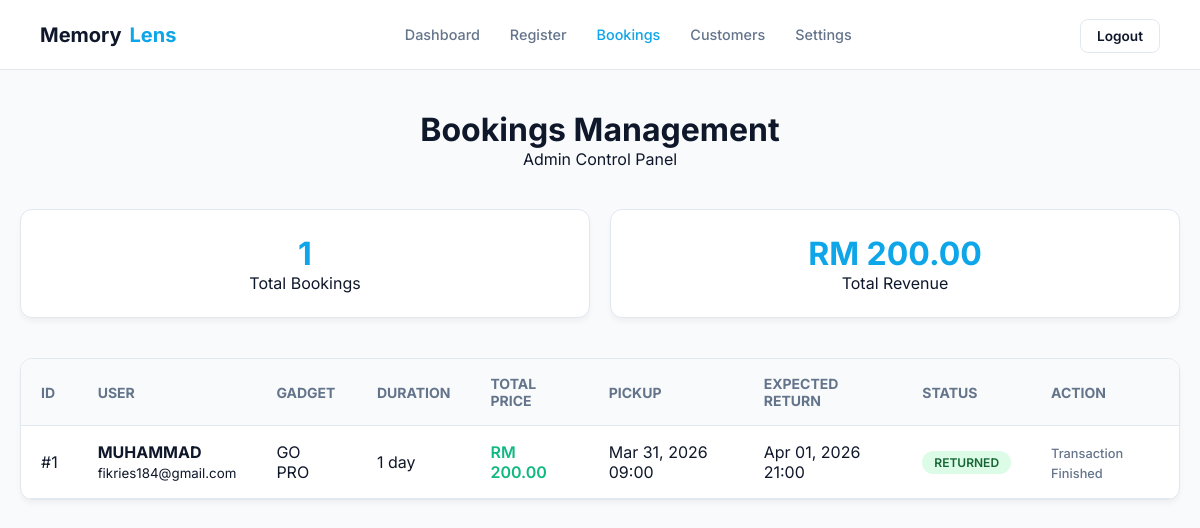
Before: /ADMIN/php/booking.php with the older database file.
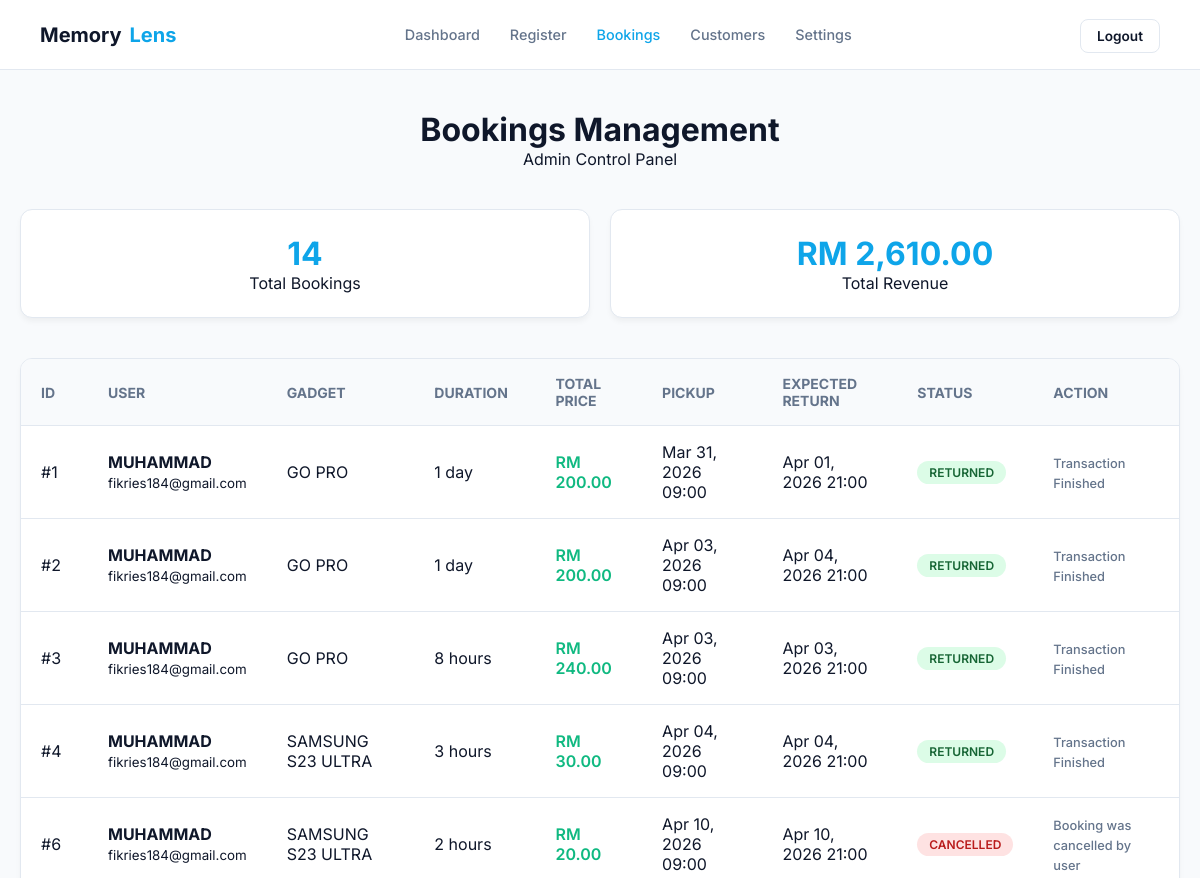
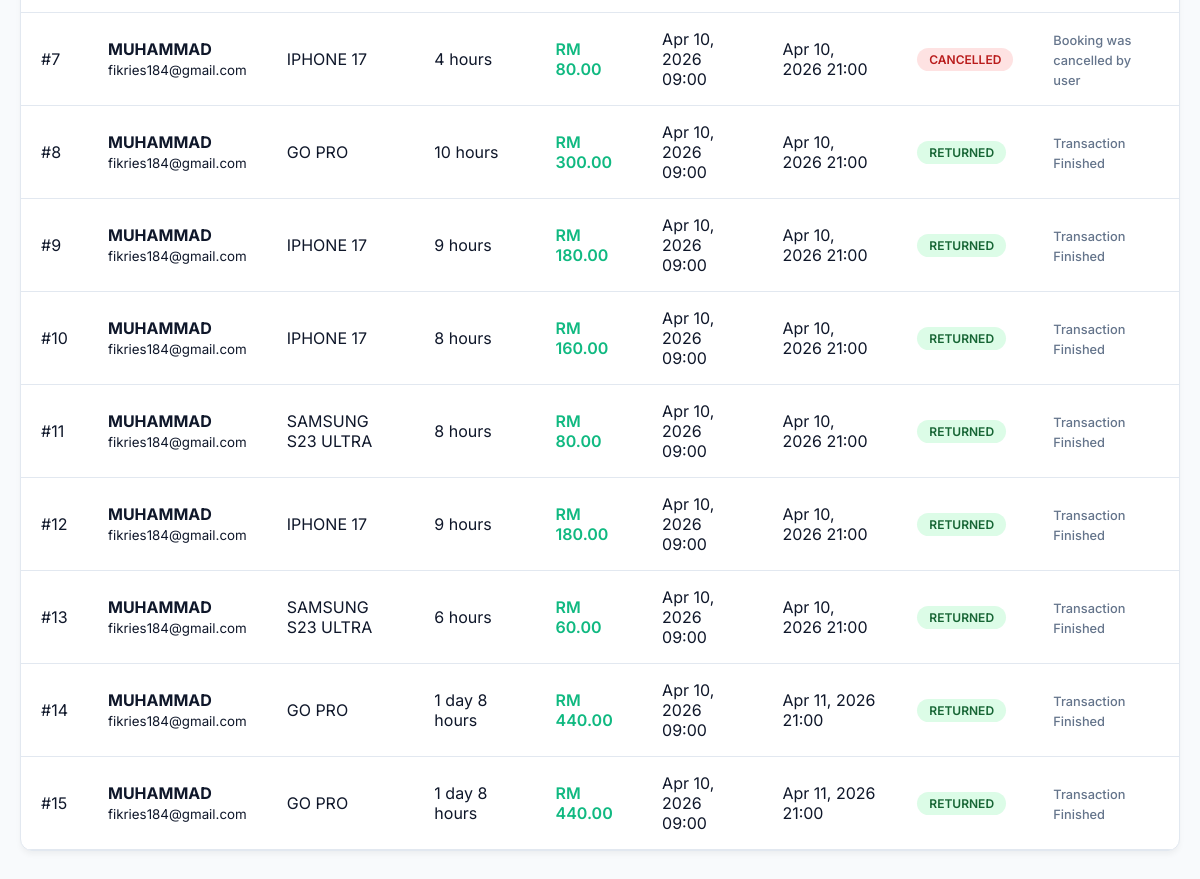
After: the same page with the newer database file (2 pictures, top to bottom).
### tables this page shows
CREATE TABLE `bookings` (
  `id` int(11) NOT NULL,
  `user_id` int(11) NOT NULL,
  `gadget_id` int(11) NOT NULL,
  `rental_date` date NOT NULL,
  `return_deadline` date NOT NULL,
  `days` int(11) NOT NULL DEFAULT 1,
  `hours` int(11) NOT NULL DEFAULT 0,
  `status` varchar(50) DEFAULT 'pending',
  `total_price` decimal(10,2) DEFAULT NULL,
  `deposit_paid` decimal(10,2) DEFAULT 0.00,
  `deposit_status` varchar(50) DEFAULT 'Pending',
  `late_fee` decimal(10,2) DEFAULT 0.00,
  `refund_amount` decimal(10,2) DEFAULT 0.00
);

CREATE TABLE `users` (
  `id` int(11) NOT NULL,
  `name` varchar(100) NOT NULL,
  `email` varchar(100) NOT NULL,
  `phone` varchar(20) NOT NULL,
  `address` text DEFAULT NULL,
  `password` varchar(255) NOT NULL,
  `role` varchar(50) DEFAULT 'user',
  `created_at` timestamp NOT NULL DEFAULT current_timestamp()
);

CREATE TABLE `register` (
  `id` int(11) NOT NULL,
  `name` varchar(255) NOT NULL,
  `price_day` decimal(10,2) NOT NULL,
  `price_hour` decimal(10,2) DEFAULT 0.00,
  `deposit_price` decimal(10,2) DEFAULT 0.00,
  `image` longtext DEFAULT NULL,
  `description` text DEFAULT NULL,
  `specs` text DEFAULT NULL,
  `stock` int(11) DEFAULT 0,
  `full_name` varchar(255) NOT NULL,
  `phone` varchar(20) NOT NULL,
  `address` text DEFAULT NULL,
  `user_id` int(11) DEFAULT NULL
);

### ADMIN/php/booking.php (the view, shortened to what this page needs)
<?php
$host = "localhost";
$user = "root";
$pass = "";
$dbname = "admin";
$conn = new mysqli($host, $user, $pass, $dbname);
function tableHasColumn($conn, $table, $column)
{
    $res = $conn->query("SHOW COLUMNS FROM $table LIKE '$column'");
    return $res && $res->num_rows > 0;
}
$hasActualReturn = tableHasColumn($conn, 'bookings', 'actual_return_time');
$query = "SELECT
    b.id,
    b.days,
    b.hours,
    b.total_price,
    b.rental_date,
    b.return_deadline,
    b.status,
    b.deposit_paid,
    b.deposit_status,
    b.late_fee" . ($hasActualReturn ? ",\n    b.actual_return_time" : "") . ",\n    u.name as user_name,\n    u.email as user_email,\n    r.name as gadget_name,\n    r.deposit_price as req_deposit\nFROM bookings b\nJOIN users u ON b.user_id = u.id\nJOIN register r ON b.gadget_id = r.id\nORDER BY b.id ASC";
$default_start_time = "09:00";
$default_end_time = "21:00";
function formatDateTimeWithBusinessHours($dateStr, $isReturnTime = false, $defaultStart = "09:00", $defaultEnd = "18:00") {
    $time = new DateTime($dateStr);
    $timeOnly = $time->format('H:i');
    if ($timeOnly === '00:00') {
        $displayTime = $isReturnTime ? $defaultEnd : $defaultStart;
    } else {
        $displayTime = $timeOnly;
    }
    return date('M d, Y', strtotime($dateStr)) . ' ' . $displayTime;
}
$result = $conn->query($query);
$bookings = [];
while ($row = $result->fetch_assoc()) {
    $bookings[] = $row;
}
?>
<!DOCTYPE html>
<html lang="en">
<head>
</head>
<body>
    <nav class="navbar">
        <a href="dashboard.php" class="nav-brand">Memory<span>Lens</span></a>
        <div class="nav-links">
            <a href="dashboard.php" class="nav-link">Dashboard</a>
            <a href="register.html" class="nav-link">Register</a>
            <a href="booking.php" class="nav-link active">Bookings</a>
            <a href="customer.php" class="nav-link">Customers</a>
            <a href="admin_settings.php" class="nav-link">Settings</a>
        </div>
        <div class="nav-actions">
            <a href="logout.php" class="btn-outline" style="text-decoration: none;">Logout</a>
        </div>
    </nav>
    <div class="container">
        <div class="page-header">
            <h1>Bookings Management</h1>
            <p>Admin Control Panel</p>
        </div>
        <div class="stats-grid">
            <div class="stat-card">
                <div class="stat-number"><?php echo count($bookings); ?></div>
                <div class="stat-label">Total Bookings</div>
            </div>
            <div class="stat-card">
                <div class="stat-number">RM <?php
                                            $total_revenue = 0;
                                            foreach ($bookings as $booking) {
                                                $total_revenue += $booking['total_price'];
                                            }
                                            echo number_format($total_revenue, 2);
                                            ?></div>
                <div class="stat-label">Total Revenue</div>
            </div>
        </div>
        <div class="bookings-table">
            <table>
                <thead>
                    <tr>
                        <th>ID</th>
                        <th>User</th>
                        <th>Gadget</th>
                        <th>Duration</th>
                        <th>Total Price</th>
                        <th>Pickup</th>
                        <th>Expected Return</th>
                        <th>Status</th>
                        <th>Action</th>
                    </tr>
                </thead>
                <tbody>
                    <?php foreach ($bookings as $booking): ?>
                        <tr>
                            <td>#<?php echo $booking['id']; ?></td>
                            <td>
                                <strong><?php echo htmlspecialchars($booking['user_name']); ?></strong><br>
                                <small><?php echo htmlspecialchars($booking['user_email']); ?></small>
                            </td>
                            <td><?php echo htmlspecialchars($booking['gadget_name']); ?></td>
                            <td>
                                <?php
                                $duration = "";
                                if ($booking['days'] > 0) {
                                    $duration .= $booking['days'] . " day" . ($booking['days'] != 1 ? "s" : "");
                                }
                                if ($booking['hours'] > 0) {
                                    if ($duration) $duration .= " ";
                                    $duration .= $booking['hours'] . " hour" . ($booking['hours'] != 1 ? "s" : "");
                                }
                                echo $duration ? $duration : "No duration";
                                ?>
                            </td>
                            <td style="color: var(--success); font-weight: 600;">
                                RM <?php echo number_format($booking['total_price'], 2); ?>
                            </td>
                            <td><?php echo formatDateTimeWithBusinessHours($booking['rental_date'], false, $default_start_time, $default_end_time); ?></td>
                            <td><?php echo formatDateTimeWithBusinessHours($booking['return_deadline'], true, $default_start_time, $default_end_time); ?></td>
                            <td>
                                <?php
                                $current_status = strtolower(trim($booking['status']));
                                if ($current_status == 'completed') {
                                    echo '<span class="status-badge status-completed">Returned</span>';
                                } elseif ($current_status == 'cancel' || $current_status == 'cancelled') {
                                    echo '<span class="status-badge status-cancel">Cancelled</span>';
                                } elseif ($current_status == 'returning') {
                                    echo '<span class="status-badge status-returning">Awaiting Refund</span>';
                                } elseif ($current_status == 'picked up') {
                                    echo '<span class="status-badge status-pickup">Picked Up</span>';
                                } else {
                                    echo '<span class="status-badge status-pending">Pending</span>';
                                }
                                ?>
                            </td>
                            <td>
                                <?php if ($current_status == 'cancel' || $current_status == 'cancelled'): ?>
                                    <span class="returned-text">Booking was cancelled by user</span>
                                <?php elseif ($current_status == 'completed'): ?>
                                    <span class="returned-text">Transaction Finished</span>
                                <?php endif; ?>
                            </td>
                        </tr>
                    <?php endforeach; ?>
                </tbody>
            </table>
        </div>
    </div>
</body>
</html>

### ADMIN/php/booking.php (style rules this page uses)
:root { --accent: #0ea5e9; --bg-body: #f8fafc; --bg-card: #ffffff; --border: #e2e8f0; --text-main: #0f172a; --text-dim: #64748b; --shadow: 0 4px 6px -1px rgb(0 0 0 / 0.05); --success: #10b981; --warning: #f59e0b; }
* { box-sizing: border-box; margin: 0; padding: 0; }
body { background-color: var(--bg-body); font-family: 'Inter', sans-serif; color: var(--text-main); min-height: 100vh; }
.navbar { background-color: var(--bg-card); border-bottom: 1px solid var(--border); padding: 0 40px; height: 70px; display: flex; align-items: center; justify-content: space-between; }
.nav-brand { font-size: 1.25rem; font-weight: 700; color: var(--text-main); text-decoration: none; display: flex; align-items: center; gap: 8px; }
.nav-brand span { color: var(--accent); }
.nav-links { display: flex; gap: 30px; align-items: center; }
.nav-link { text-decoration: none; color: var(--text-dim); font-size: 0.9rem; font-weight: 500; }
.nav-link.active { color: var(--accent); }
.btn-outline { padding: 8px 16px; border-radius: 8px; border: 1px solid var(--border); background: transparent; color: var(--text-main); font-size: 0.85rem; font-weight: 600; cursor: pointer; }
.container { max-width: 1400px; margin: 40px auto; padding: 0 20px; }
.page-header { text-align: center; margin-bottom: 40px; }
.stats-grid { display: grid; grid-template-columns: repeat(auto-fit, minmax(250px, 1fr)); gap: 20px; margin-bottom: 40px; }
.stat-card { background: var(--bg-card); border-radius: 12px; border: 1px solid var(--border); padding: 24px; text-align: center; box-shadow: var(--shadow); }
.stat-number { font-size: 2rem; font-weight: 700; color: var(--accent); }
.bookings-table { background: var(--bg-card); border-radius: 12px; border: 1px solid var(--border); box-shadow: var(--shadow); overflow: hidden; }
table { width: 100%; border-collapse: collapse; }
th, td { padding: 16px 20px; text-align: left; border-bottom: 1px solid var(--border); }
th { background: var(--bg-body); font-size: 0.875rem; text-transform: uppercase; color: var(--text-dim); }
.status-badge { display: inline-block; padding: 4px 12px; border-radius: 20px; font-size: 0.75rem; font-weight: 600; text-transform: uppercase; }
.status-completed { background: #dcfce7; color: #166534; }
.status-cancel { background: #fee2e2; color: #b91c1c; }
.returned-text { color: var(--text-dim); font-size: 0.8rem; font-weight: 500; }

Changed rows visible on the page:
added bookings: id "2", user.name "MUHAMMAD", user.email "fikries184@gmail.com", register.name "GO PRO", days "1 day", total_price "200.00", rental_date "Apr 03, 2026 09:00", return_deadline "Apr 04, 2026 21:00", status "RETURNED"
added bookings: id "3", user.name "MUHAMMAD", user.email "fikries184@gmail.com", register.name "GO PRO", hours "8 hours", total_price "240.00", rental_date "Apr 03, 2026 09:00", return_deadline+rental_date "Apr 03, 2026 21:00", status "RETURNED"
added bookings: id "4", user.name "MUHAMMAD", user.email "fikries184@gmail.com", register.name "SAMSUNG S23 ULTRA", hours "3 hours", total_price "30.00", rental_date "Apr 04, 2026 09:00", return_deadline+rental_date "Apr 04, 2026 21:00", status "RETURNED"
added bookings: id "6", user.name "MUHAMMAD", user.email "fikries184@gmail.com", register.name "SAMSUNG S23 ULTRA", hours "2 hours", total_price "20.00", rental_date "Apr 10, 2026 09:00", return_deadline+rental_date "Apr 10, 2026 21:00", status "CANCELLED"
added bookings: id "7", user.name "MUHAMMAD", user.email "fikries184@gmail.com", register.name "IPHONE 17", hours "4 hours", total_price "80.00", rental_date "Apr 10, 2026 09:00", return_deadline+rental_date "Apr 10, 2026 21:00", status "CANCELLED"
added bookings: id "8", user.name "MUHAMMAD", user.email "fikries184@gmail.com", register.name "GO PRO", hours "10 hours", total_price "300.00", rental_date "Apr 10, 2026 09:00", return_deadline+rental_date "Apr 10, 2026 21:00", status "RETURNED"
added bookings: id "9", user.name "MUHAMMAD", user.email "fikries184@gmail.com", register.name "IPHONE 17", hours "9 hours", total_price "180.00", rental_date "Apr 10, 2026 09:00", return_deadline+rental_date "Apr 10, 2026 21:00", status "RETURNED"
added bookings: id "10", user.name "MUHAMMAD", user.email "fikries184@gmail.com", register.name "IPHONE 17", hours "8 hours", total_price "160.00", rental_date "Apr 10, 2026 09:00", return_deadline+rental_date "Apr 10, 2026 21:00", status "RETURNED"
added bookings: id "11", user.name "MUHAMMAD", user.email "fikries184@gmail.com", register.name "SAMSUNG S23 ULTRA", hours "8 hours", total_price "80.00", rental_date "Apr 10, 2026 09:00", return_deadline+rental_date "Apr 10, 2026 21:00", status "RETURNED"
added bookings: id "12", user.name "MUHAMMAD", user.email "fikries184@gmail.com", register.name "IPHONE 17", hours "9 hours", total_price "180.00", rental_date "Apr 10, 2026 09:00", return_deadline+rental_date "Apr 10, 2026 21:00", status "RETURNED"
added bookings: id "13", user.name "MUHAMMAD", user.email "fikries184@gmail.com", register.name "SAMSUNG S23 ULTRA", hours "6 hours", total_price "60.00", rental_date "Apr 10, 2026 09:00", return_deadline+rental_date "Apr 10, 2026 21:00", status "RETURNED"
added bookings: id "14", user.name "MUHAMMAD", user.email "fikries184@gmail.com", register.name "GO PRO", duration "1 day 8 hours", total_price "440.00", rental_date "Apr 10, 2026 09:00", return_deadline "Apr 11, 2026 21:00", status "RETURNED"
added bookings: id "15", user.name "MUHAMMAD", user.email "fikries184@gmail.com", register.name "GO PRO", duration "1 day 8 hours", total_price "440.00", rental_date "Apr 10, 2026 09:00", return_deadline "Apr 11, 2026 21:00", status "RETURNED"
Other visible differences:
count($bookings): "1" → "14"
$total_revenue: "200.00" → "2,610.00"
